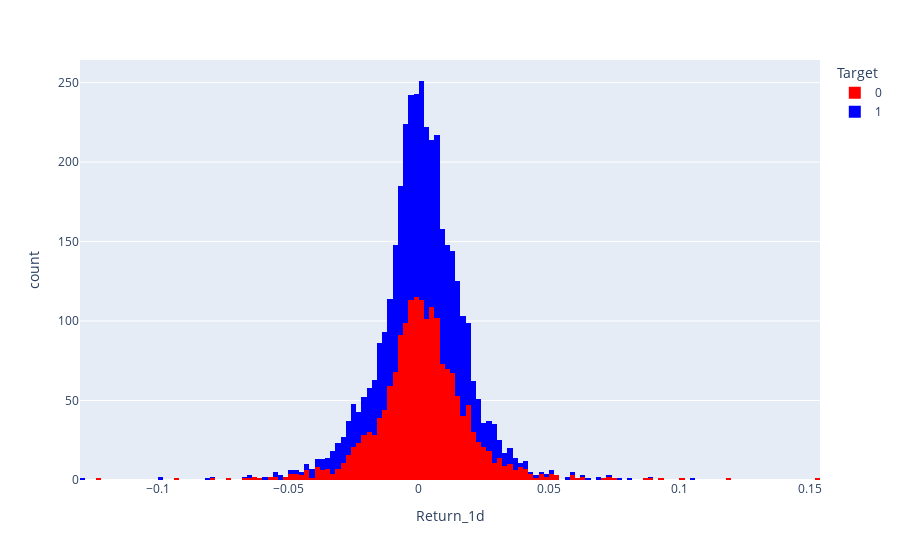

The notebook cell this image was saved under:
### Code cell
px.histogram(stock_df, x = 'Return_1d', color = 'Target', color_discrete_sequence = ['red', 'blue'])

### Figure 1 — Plotly figure (JSON) as saved in the notebook; plotly's stock layout.template omitted (floating-point values rounded to 4 significant figures; data arrays with more than 128 entries replaced by an {"elided": "..."} marker saying what was removed)
{"data": [{"bingroup": "x", "hovertemplate": "Target=0<br>Return_1d=%{x}<br>count=%{y}<extra></extra>", "legendgroup": "0", "marker": {"color": "red", "pattern": {"shape": ""}}, "name": "0", "orientation": "v", "showlegend": true, "type": "histogram", "x": {"elided": "1817 float values"}, "xaxis": "x", "yaxis": "y"}, {"bingroup": "x", "hovertemplate": "Target=1<br>Return_1d=%{x}<br>count=%{y}<extra></extra>", "legendgroup": "1", "marker": {"color": "blue", "pattern": {"shape": ""}}, "name": "1", "orientation": "v", "showlegend": true, "type": "histogram", "x": {"elided": "2048 float values"}, "xaxis": "x", "yaxis": "y"}], "layout": {"barmode": "relative", "legend": {"title": {"text": "Target"}, "tracegroupgap": 0}, "margin": {"t": 60}, "xaxis": {"anchor": "y", "domain": [0, 1], "title": {"text": "Return_1d"}}, "yaxis": {"anchor": "x", "domain": [0, 1], "title": {"text": "count"}}}}
